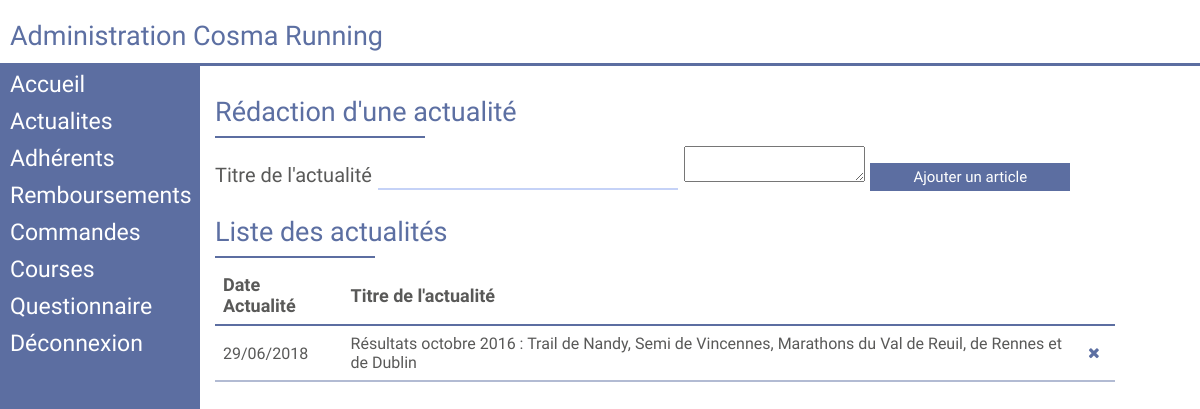
Screenshot of /php/Edit.php?post=Actualites with the database file from the repository.
### tables this page shows
CREATE TABLE  article(
  Id_article char(8) NOT NULL,
  Titre_Article text NOT NULL,
  DateArticle date,
  Contenu text NOT NULL,
  CONSTRAINT pk_article PRIMARY KEY (Id_article)
  );

### fct/dateFR.php (called while the page is built, shortened)
<?php
	function dateFR($dateBDD){
			$date = date_parse($dateBDD);
		    $jour = $date['day'];
		    $mois = $date['month'];
		    if ($mois < 10) {
		    	$mois = '0'.$mois;
		    }
		    $annee = $date['year'];
		    return $jour.'/'.$mois.'/'.$annee;
	}
?>

### WP-admin/WP-admin-Actualites.php (the view, shortened to what this page needs)
<form method="post" action="<?php echo $_SERVER['PHP_SELF'].'?'.$_SERVER['QUERY_STRING'] ?>" enctype="multipart/form-data" >
				<p class="h1">Rédaction d'une actualité</p>
				<hr class="sep2 bleu" style="max-width:210px">
				<label>Titre de l'actualité</label><input type="text" name="title" class="input-title">
           		<textarea name="editor"></textarea>
				<input type="submit" class="submit" value="Ajouter un article" id="submit-Connexion" name="valider_article">
				</form>
		        <p class="h1">Liste des actualités</p>
				<hr class="sep2 bleu" style="max-width:160px">
		        <?php
				$Larticles =  $bdd->query('SELECT Id_article,Titre_article, DateArticle,Contenu FROM article Order by DateArticle DESC');
				echo '<table class="table-admin">
					<tr>
						<th>Date Actualité</th>
						<th>Titre de l\'actualité</th><th></th></tr>';
				while ($donnees = $Larticles->fetch()){
					$dateArticle = dateFR($donnees['DateArticle']);
				echo '<tr><form method="POST" action="'.$_SERVER['PHP_SELF'].'?'.$_SERVER['QUERY_STRING'].'">
						<td>'.$dateArticle.'</td>
						<td>'.$donnees['Titre_article'].'</th>
						<td>
						<div style="display:flex">
							<input   type="radio" checked value="'.htmlspecialchars($donnees['Id_article']).'" name="idArticle" hidden>
							<button type="submit"  value="Supprimer" name="deleteArticle" class="butt-close"><i class="fa fa-close bleu" style="font-size:15px"></i></button>
							</div>
						</td></form>
							</tr>';
				}
				?>
			</table>

### css/styleIndex.css (style rules this page uses)
html,body { margin: 0px; outline: none; font-family: 'Roboto Condensed', sans-serif; color: #595958; font-size: 20px; }
p { cursor: default; margin: 0px; }
button { outline: none;border:none;cursor: pointer; }
* { box-sizing: border-box; }
input { width: 100%; font-size: 14px; padding: 3px 5px; transition: 0.7s; border:none; margin: 3px 0px; border-bottom: 2px solid #c5d2f7; outline: none; }
label { color: #595958; outline: none; font-size: 16px; }
table { width: 100%; border-collapse: collapse; max-width: 900px; margin: auto; }
td { font-weight: 500;font-size: 16px;text-align: left;padding: 8px; }
th { font-weight: bold;font-size: 18px;padding: 8px; }
form { font-size: 18px; margin: 5px 0px; }
.table-admin { margin: 0px; }
.table-admin tr td { border-bottom: 2px solid #485d966b; }
.table-admin tr th { border-bottom: 2px solid #485d96e3; text-align: left; }
.bleu { color:#485d96e3 }
.submit { background-color: #485d96e3; color: white; font-family: 'Roboto Condensed', sans-serif; border:none; padding: 5px ; margin-top: 10px; cursor: pointer; }
.h1 { color: #485d96e3; font-size: 27px; font-family: 'Yanone Kaffeesatz', sans-serif; margin: 15px 0px 6px 0px; }
hr.sep2 { overflow: visible; padding: 0; border: none; border-top:2px solid #485d96e3; text-align: left; size: 15px; width: 20%; margin: 8px 0px; width: 100%; }
.butt-close { background-color: transparent; transition: 0.7s; width: 26px; height: 26px; }

### css/style-admin.css (style rules this page uses)
html,body { margin: 0px; outline: none; font-family: 'Roboto Condensed', sans-serif; background: white; min-width: 0; font-size: 20px; }
p { cursor: default; margin: 0px; }
button { outline: none;border:none;cursor: pointer; }
* { box-sizing: border-box; }
input { max-width: 200px; width: 100%; font-size: 15px; padding: 3px 5px; transition: 0.7s; border:none; margin: 3px 0px; border-bottom: 2px solid #c5d2f7; outline: none; margin-bottom: 10px; }
label { outline: none; font-size: 20px; text-align: left; margin-right: 6px; }
table { width: 100%; border-collapse: collapse; max-width: 900px; }
td { font-weight: 500;text-align: left;padding: 8px; }
th { font-weight: bold;font-size: 18px;padding: 8px; }
form { font-size: 23px; margin: 5px 0px; }
.bleu { color:#485d96e3 }
.table-admin { margin: 0px; }
.table-admin tr td { border-bottom: 2px solid #485d966b; }
.table-admin tr th { border-bottom: 2px solid #485d96e3; text-align: left; }
.input-title { max-width:300px; }
.submit { max-width: 200px; }
.butt-close { background-color: transparent; transition: 0.7s; width: 26px; height: 26px; }

### rows the page displays
article: DateArticle "29/06/2018", Titre_Article "Résultats octobre 2016 : Trail de Nandy, Semi de Vincennes, Marathons du Val de Reuil, de Rennes et de Dublin"
